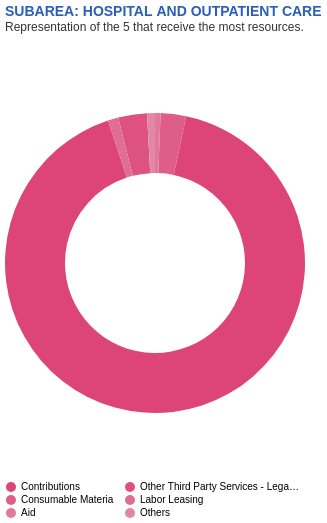

Write the Vega-Lite specification saved for this chart.
### Vega-Lite specification from a JSON file in a GitHub repository (floating-point values rounded to 4 significant figures)
{"$schema": "https://vega.github.io/schema/vega-lite/v6.json", "description": "A simple donut chart with embedded data.", "data": {"values": [{"category": "Contributions", "value": 91.6}, {"category": "Other Third Party Services - Legal Entity", "value": 3.1}, {"category": "Consumable Materia", "value": 2.74}, {"category": "Labor Leasing", "value": 1.12}, {"category": "Aid", "value": 0.59}, {"category": "Others", "value": 0.85}]}, "width": 300, "height": 400, "mark": {"type": "arc", "innerRadius": 90}, "title": {"text": "SUBAREA: HOSPITAL AND OUTPATIENT CARE", "offset": 30, "fontWeight": "bold", "anchor": "start", "color": "#2B5EB9", "fontSize": 14, "subtitle": "Representation of the 5 that receive the most resources.", "subtitleColor": "#333333", "subtitleFontWeight": "normal", "subtitleFontSize": 12}, "encoding": {"theta": {"field": "value", "type": "quantitative"}, "color": {"field": "category", "type": "nominal", "scale": {"range": ["#DD4477", "#DD5280", "#DF5E89", "#E06D93", "#E1799C", "#E287A5"]}, "legend": {"title": "", "orient": "bottom", "columns": 2}, "sort": null}}, "config": {}}
